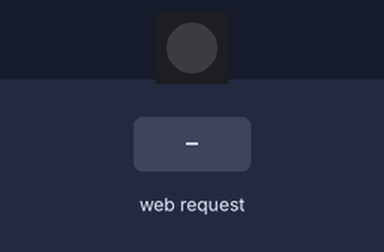
A sketch run on a simulated ESP8266 (NodeMCU). Parts: 1 RGB LEDs in strip order, left to right. Inputs (shaded band) come from the test bench. Dim RGB values are drawn brighter than linear; WiFi joins after 1.5 s; servers stay silent unless stated; storage starts empty; what the sketch prints to the serial monitor is not drawn.

Above: at 3.2 s.
3.3 s: HTTP request GET /?red=1 received
At 3.8 s:
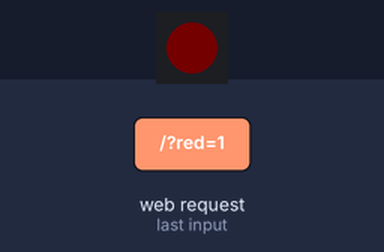
4.8 s: HTTP request GET /?green=1 received
At 6.0 s:
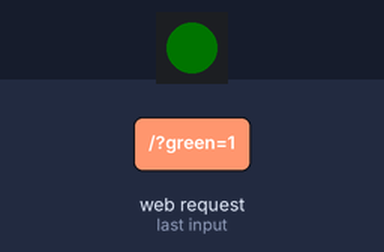
6.3 s: HTTP request GET /?blue=1 received
At 7.2 s:
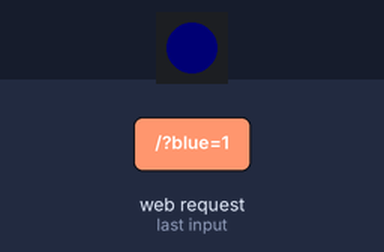
7.8 s: HTTP request GET /?red=1&green=1&blue=1 received
At 8.4 s:
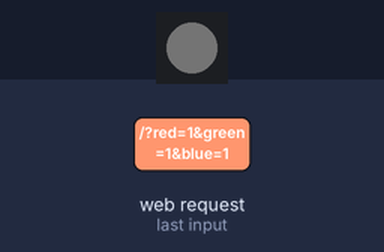
9.3 s: HTTP request GET / received
At 10.7 s:
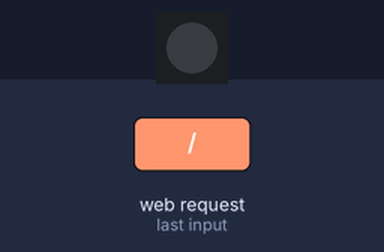
Timing chart, 0 to 11.8 s (numbered marks = the images above; inputs shaded):
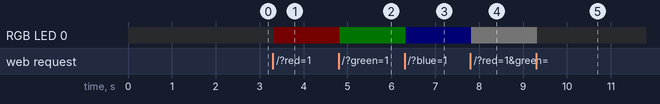

Measured:
- after the input at 3.3 s, RGB LED 0: off → RGB(1, 0, 0) at once
- after the input at 4.8 s, RGB LED 0: RGB(1, 0, 0) → RGB(0, 1, 0) at once
- after the input at 6.3 s, RGB LED 0: RGB(0, 1, 0) → RGB(0, 0, 1) at once
- after the input at 7.8 s, RGB LED 0: RGB(0, 0, 1) → RGB(1, 1, 1) at once
- after the input at 9.3 s, RGB LED 0: RGB(1, 1, 1) → off at once

The sketch:

webServerLedCube.ino
```cpp
/*
#include <ESP8266WiFi.h>
#include <WiFiClient.h>
#include <ESP8266WiFiMulti.h>
#include <ESP8266WebServer.h>
#include <Adafruit_NeoPixel.h>


#define LED_PIN 5
#define LED_COUNT 1

Adafruit_NeoPixel strip(LED_COUNT, LED_PIN, NEO_GRB + NEO_KHZ800);

ESP8266WiFiMulti wifiMulti;     // Create an instance of the ESP8266WiFiMulti class, called 'wifiMulti'

ESP8266WebServer server(80);    // Create a webserver object that listens for HTTP request on port 80

const int led = 2;

void handleRoot();              // function prototypes for HTTP handlers
void handleLED();
void handleNotFound();
void setColor(int,int,int);

void setup(void){
  strip.begin();
  strip.show();
  Serial.begin(115200);         // Start the Serial communication to send messages to the computer
  delay(10);
  Serial.println('\n');

  pinMode(led, OUTPUT);

  wifiMulti.addAP("foobar", "");   // add Wi-Fi networks you want to connect to
        wifiMulti.addAP("devolo-30d32dd04fe6", "CSKHQHPICXLOWQOV");
  Serial.println("Connecting ...");
  int i = 0;
  while (wifiMulti.run() != WL_CONNECTED) { // Wait for the Wi-Fi to connect: scan for Wi-Fi networks, and connect to the strongest of the networks above
    delay(250);
    Serial.print('.');
  }
  Serial.println('\n');
  Serial.print("Connected to ");
  Serial.println(WiFi.SSID());              // Tell us what network we're connected to
  Serial.print("IP address:\t");
  Serial.println(WiFi.localIP());           // Send the IP address of the ESP8266 to the computer


  server.on("/", HTTP_GET, handleRoot);     // Call the 'handleRoot' function when a client requests URI "/"
  server.on("/LED", HTTP_POST, handleLED);  // Call the 'handleLED' function when a POST request is made to URI "/LED"
  server.onNotFound(handleNotFound);        // When a client requests an unknown URI (i.e. something other than "/"), call function "handleNotFound"

  server.begin();                           // Actually start the server
  Serial.println("HTTP server started");
}

void loop(void){
  server.handleClient();                    // Listen for HTTP requests from clients
}

void handleRoot() {                         // When URI / is requested, send a web page with a button to toggle the LED
  server.send(200, "text/html", "<html>\n<head>\n<title>RGB</title>\n</head>\n<body>\n<form action=\"LED\" method=\"POST\">\n<input type=\"range\" min=\"0\" max=\"255\" value=\"0\" class=\"slider\" name=\"red\"></br>\n<input type=\"range\" min=\"0\" max=\"255\" value=\"0\" class=\"slider\" name=\"green\"></br>\n<input type=\"range\" min=\"0\" max=\"255\" value=\"0\" class=\"slider\" name=\"blue\"></br>\n<input type=\"submit\" value=\"Send\">\n</form>\n</body>\n</html>");
}

void handleLED() {
  // If a POST request is made to URI /LED
  Serial.println("Pfad LED");
  int red = server.arg("red").toInt();
  int green = server.arg("green").toInt();
  int blue = server.arg("blue").toInt();
  setColor(red,green,blue);
  server.sendHeader("Location","/");        // Add a header to respond with a new location for the browser to go to the home page again
  server.send(303);                         // Send it back to the browser with an HTTP status 303 (See Other) to redirect
}

void handleNotFound(){
  server.send(404, "text/plain", "");
}
void setColor(int r, int g, int b) {
  for(int i = 0; i < LED_COUNT; i++) {
    strip.setPixelColor(0, r, g, b);
  }
  strip.show();
}*/
```

main.ino
```cpp
/*********
  Rui Santos
  Complete project details at https://RandomNerdTutorials.com
*********/

#ifdef ESP32
#include <WiFi.h>
#include <ESPAsyncWebServer.h>
#include <SPIFFS.h>
#include <Adafruit_NeoPixel.h>
#else
#include <Arduino.h>
#include <ESP8266WiFi.h>
#include <Hash.h>
#include <ESPAsyncTCP.h>
#include <ESPAsyncWebServer.h>
#include "FS.h"
#include <Adafruit_NeoPixel.h>
#endif

#define LED_PIN 5
#define LED_COUNT 1

Adafruit_NeoPixel strip(LED_COUNT, LED_PIN, NEO_GRB + NEO_KHZ800);

// Replace with your network credentials
const char *ssid = "devolo-30d32dd04fe6";
const char *password = "CSKHQHPICXLOWQOV";

// Create AsyncWebServer object on port 80
AsyncWebServer server(80);

void setColor(int,int,int);

void setup()
{

  //Setup RGB
  strip.begin();
  strip.show();

  // Serial port for debugging purposes
  Serial.begin(115200);

  // Connect to Wi-Fi
  WiFi.begin(ssid, password);
  while (WiFi.status() != WL_CONNECTED)
  {
    delay(1000);
    Serial.println("Connecting to WiFi..");
  }
  if (!SPIFFS.begin())
  {
    Serial.println("An Error has occurred while mounting SPIFFS");
    return;
  }

  // Print ESP32 Local IP Address
  Serial.println(WiFi.localIP());

  // Route for root / web page

  server.onNotFound([](AsyncWebServerRequest *request) {
    request->send(SPIFFS, "/404.html", "text/html");
  });

  server.on("/", HTTP_ANY, [](AsyncWebServerRequest *request){
    int red = request->arg("red").toInt();
    int green = request->arg("green").toInt();
    int blue = request->arg("blue").toInt();
    setColor(red,green,blue);
    request->send(SPIFFS, "/start.html", "text/html");
  });

  // Start server
  server.begin();
}

void loop()
{
}

void setColor(int r, int g, int b) {
  for(int i = 0; i < LED_COUNT; i++) {
    strip.setPixelColor(0, r, g, b);
  }
  strip.show();
}
```
